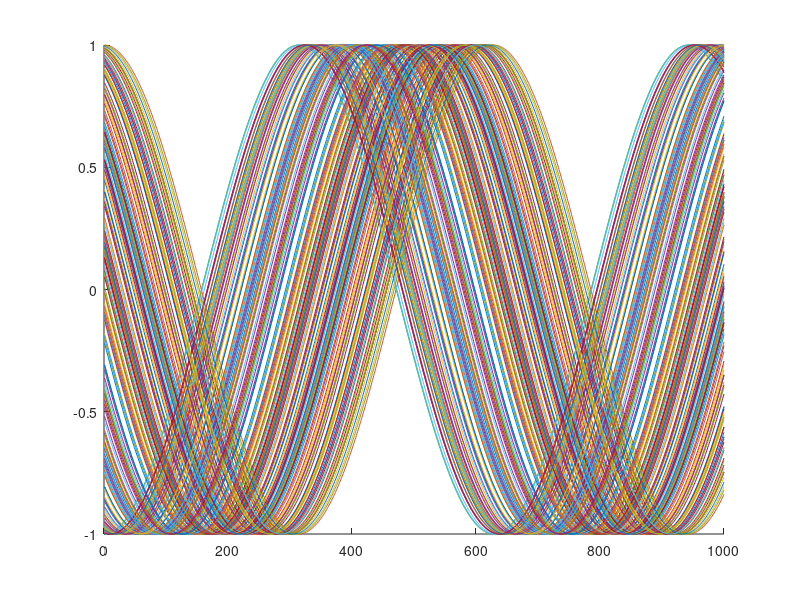

Reproduce this figure in MATLAB.
%kriticni period ocitivanja je pi po nyquistu
N = 200;
theta = rand(N, 1) * pi;
Ts = 0.01;
M = 1000;
X = zeros (M, N);
for i = 1 : N
    for t = 1 : M; 
        X(t, i) = cos(t * Ts + theta(i));
    end
end
hold on
for i = 1 : N
    plot(X(:, i));
end 